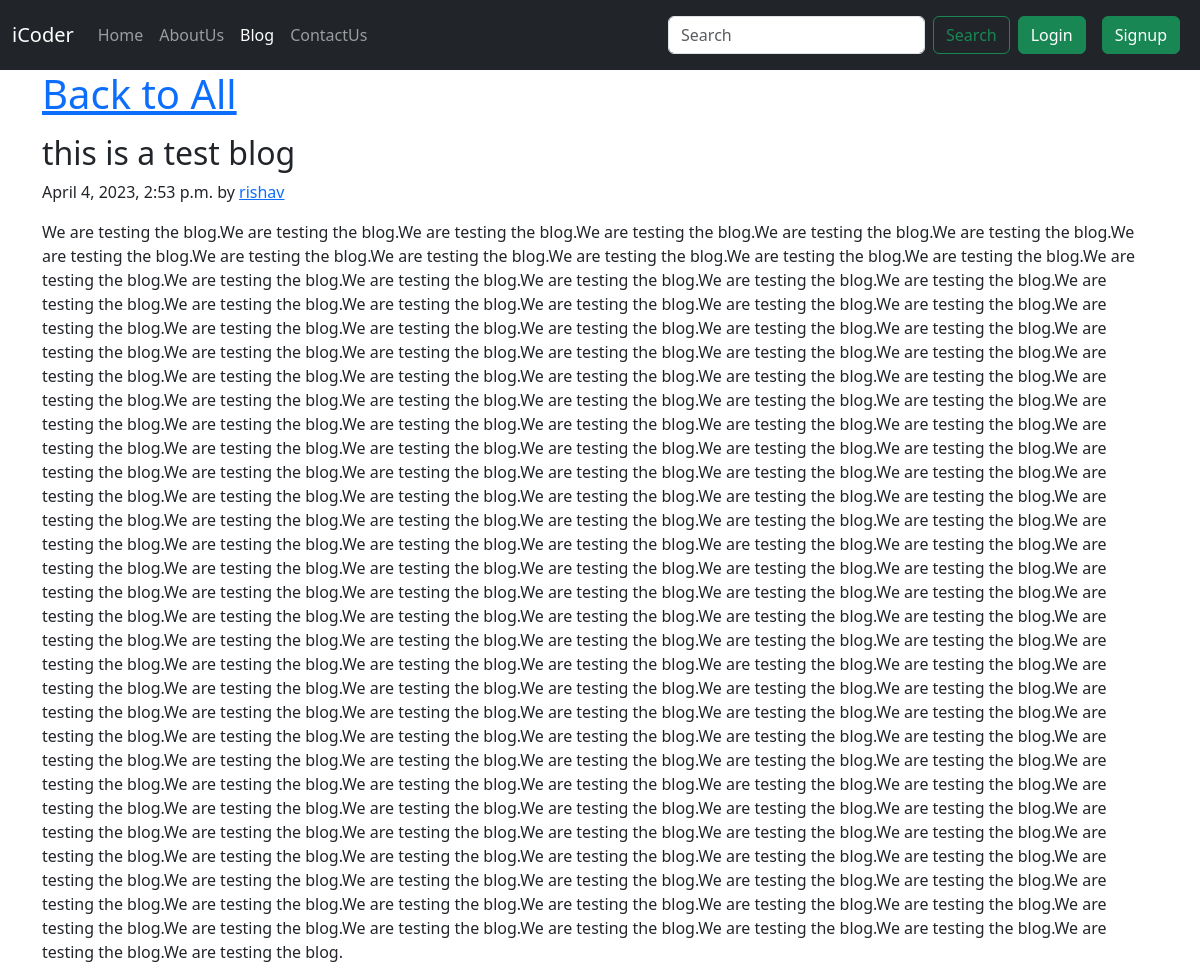
The page /blog/test-post/ on the database its author committed.
### blog/models.py (models this page shows)
class Post(models.Model):
    sno = models.AutoField(primary_key=True)
    title = models.CharField(max_length=200)
    content = models.TextField()
    author = models.CharField(max_length=13)
    slug = models.CharField(max_length=130)
    timestamp = models.DateTimeField(blank=True)
    def __str__(self):
        return self.title + ' by ' + self.author

### blog/views.py (the view)
# urls.py: path('<str:slug>/', views.blogPost,name='blogPost'),
def blogPost(request, slug):
    post = Post.objects.filter(slug=slug).first()
    print(post)
    context = {'post':post}
    return render(request, 'blog/blogPost.html', context)

### templates/blog/blogPost.html
{% extends 'home/base.html' %} {% block title %} BlogPost-icoder{% endblock title %}
{% block blogactive %}active{% endblock blogactive %} {% block body %}
<div class="container" >
  <h1>
    <a href="/blog">Back to All</a>
  </h1>
</div>
<div class="container my-3">
  <h2 class="blog-post-title">{{post.title}}</h2>
  <p class="blog-post-meta">
    {{post.timestamp}} by <a href="#">{{post.author}}</a>
  </p>
  <p>{{post.content}}</p>
</div>
{% endblock body %}

### rows shown on the page
Post: title "this is a test blog", timestamp "April 4, 2023, 2:53 p.m.", author "rishav", content "We are testing the blog.We are testing the blog.We are testing the blog.We are testing the blog.We are testing the blog.We are testing the blog.We are testing the blog.We are testing the blog.We are testing the blog.We are testing the blog.We are testing the blog.We are testing the blog.We are testing the blog.We are testing the blog.We are testing the blog.We are testing the blog.We are testing the blog.We are testing the blog.We are testing the blog.We are testing the blog.We are testing the blog.We are testing the blog.We are testing the blog.We are testing the blog.We are testing the blog.We are testing the blog.We are testing the blog.We are testing the blog.We are testing the blog.We…"
